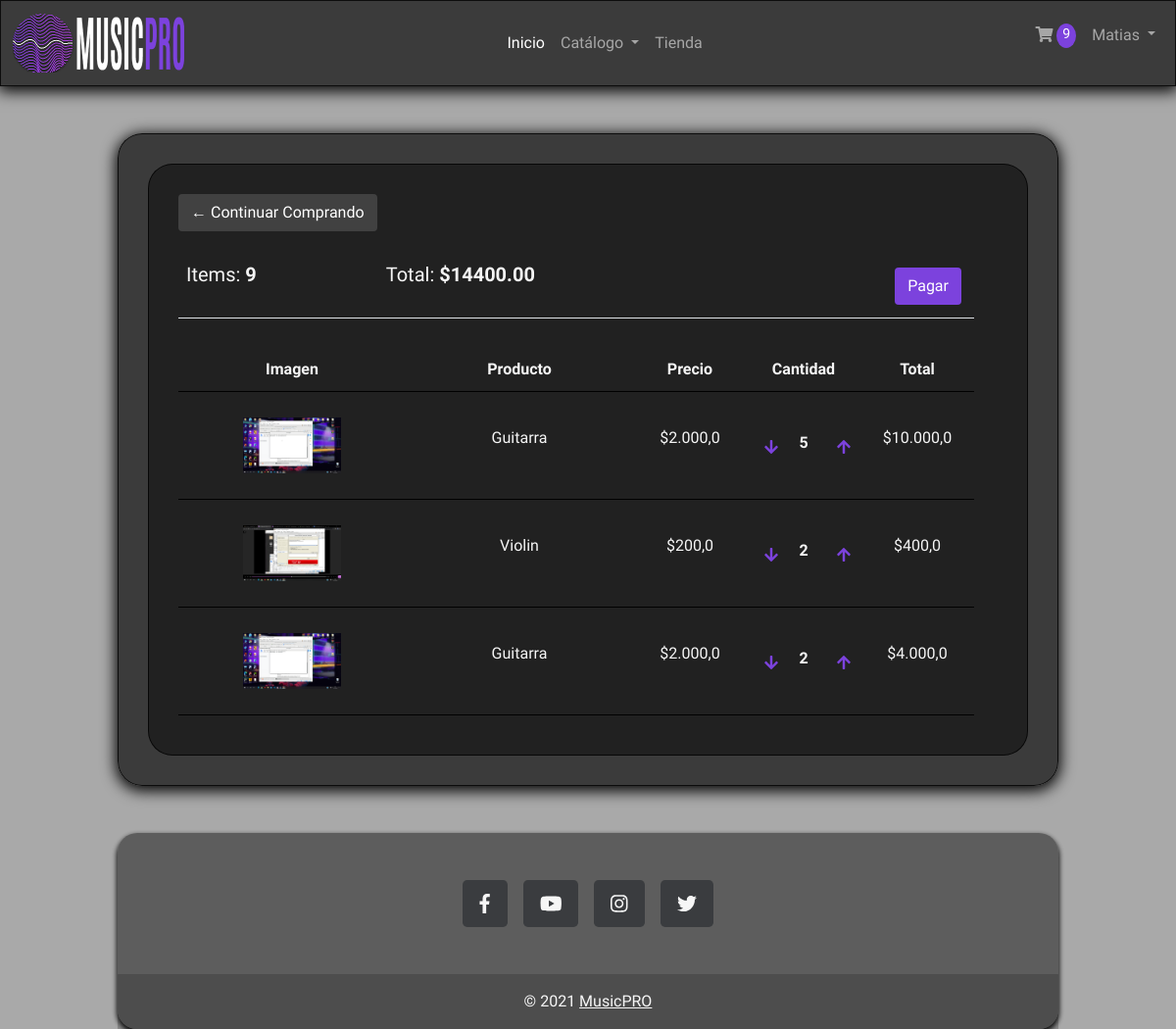
The app's page /cart/ (signed in), older data.
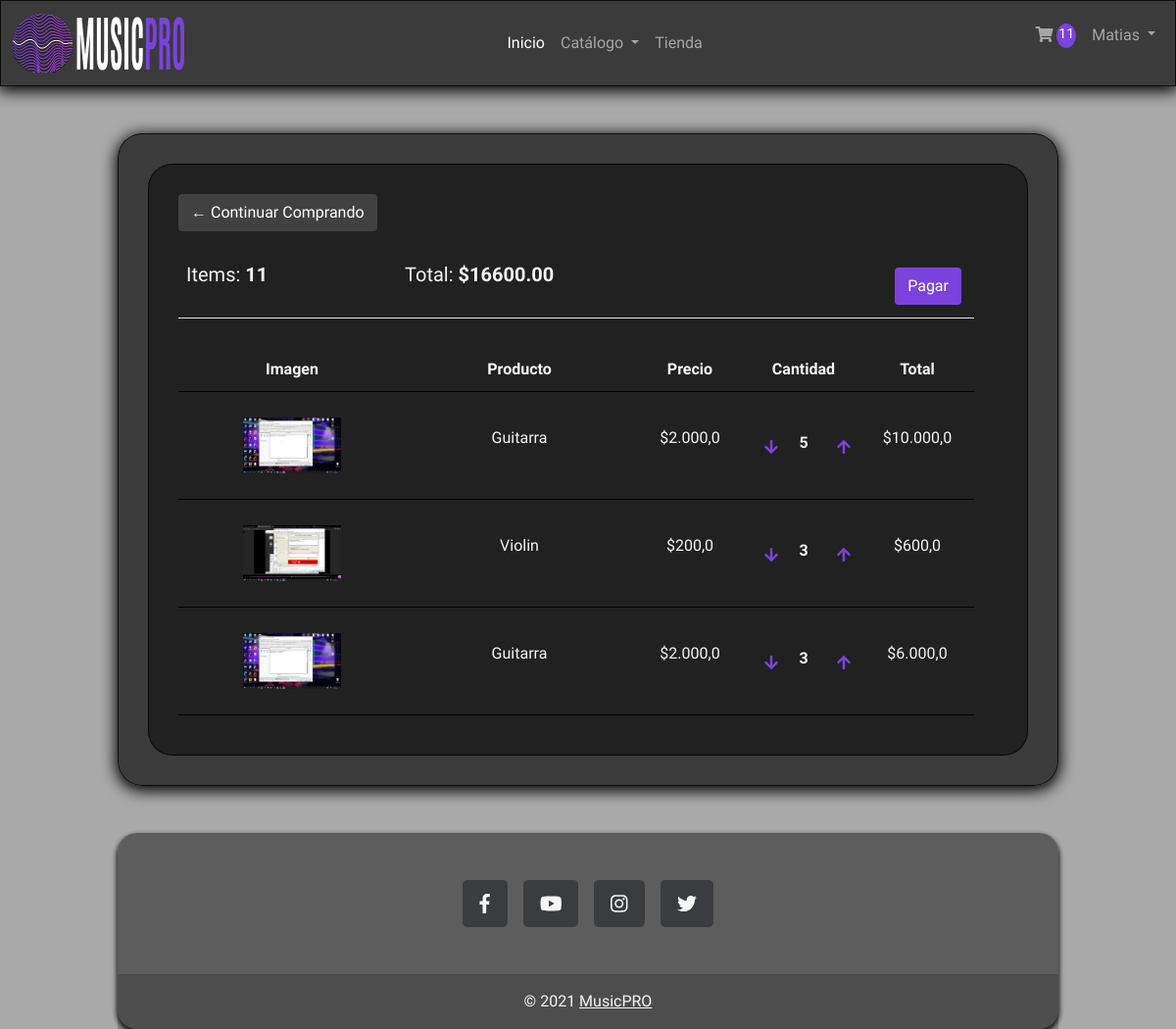
The same page, newer data.
### app/models.py (models this page shows, shortened)
class Order(models.Model):
	customer = models.ForeignKey(Customer, on_delete=models.SET_NULL, null=True, blank=True)
	date_ordered = models.DateTimeField(auto_now_add=True)
	complete = models.BooleanField(default=False)
	transaction_id = models.CharField(max_length=100, null=True)
	@property
	def get_cart_total(self):
		orderitems = self.orderitem_set.all()
		total = sum([item.get_total for item in orderitems])
		return total
	@property
	def get_cart_items(self):
		orderitems = self.orderitem_set.all()
		total = sum([item.quantity for item in orderitems])
		return total

class OrderItem(models.Model):
	product = models.ForeignKey(Product, on_delete=models.SET_NULL, null=True)
	order = models.ForeignKey(Order, on_delete=models.SET_NULL, null=True)
	quantity = models.IntegerField(default=0, null=True, blank=True)
	date_added = models.DateTimeField(auto_now_add=True)
	@property
	def get_total(self):
		total = self.product.price * self.quantity
		return total

class Product(models.Model):
	name = models.CharField(max_length=200)
	marca = models.CharField(max_length=50,blank=True)
	price = models.FloatField()
	image = models.ImageField(null=True, blank=True)
	@property
	def imageURL(self):
		try:
			url = self.image.url
		except:
			url = ''
		return url

### app/views.py (the view)
# urls.py: path('cart/', cart, name="cart"),
def cart(request):
	if request.user.is_authenticated:
		customer = request.user.customer
		order, created = Order.objects.get_or_create(customer=customer, complete=False)
		items = order.orderitem_set.all()
		cartItems = order.get_cart_items
	else:
		items = []
		order = {'get_cart_total':0, 'get_cart_items':0}
		cartItems = order['get_cart_items']
	context = {'items':items, 'order':order, 'cartItems':cartItems}
	return render(request, 'app/cart.html', context)

### app/templates/app/cart.html (shortened to what this page needs)
{% extends 'app/base.html' %}
{% load static %}
{% load humanize %}
{% block contenido %}
<div class="container" id="carritito">
	<div class="row">
		<div class="col-lg-12">
			<div class="box-element">
				<a class="btn btn-outline-secondary" href="{% url 'store' %}">&#x2190; Continuar Comprando</a>
				<br>
				<br>
				<table class="table" style="color: whitesmoke;">
					<tr>
						<th>
							<h5>Items: <strong>{{order.get_cart_items}}</strong></h5>
						</th>
						<th>
							<h5>Total:<strong> ${{order.get_cart_total|floatformat:2}}</strong></h5>
						</th>
						<th>
							<a style="float:right; margin:5px;" class="btn btn-outline-primary" href="{% url 'checkout' %}">Pagar</a>
						</th>
					</tr>
				</table>
			</div>
			<br>
			<div class="box-element">
				<div class="cart-row d-flex justify-content-start text-center">
					<div style="flex:2 "><strong>Imagen</strong></div>
					<div style="flex:2"><strong>Producto</strong></div>
					<div style="flex:1"><strong>Precio</strong></div>
					<div style="flex:1"><strong>Cantidad</strong></div>
					<div style="flex:1"><strong>Total</strong></div>
				</div>
				{% for item in items %}
				<div class="cart-row d-flex justify-content-start align-items-center text-center" style="height: 100px;">
					<div style="flex:2"><img class="row-image" src="{{item.product.imageURL}}"></div>
					<div style="flex:2">
						<p>{{item.product.name|capfirst}}</p>
					</div>
					<div style="flex:1">
						<p>${{item.product.price|intcomma}}</p>
					</div>
					<div style="flex:1">
						<div class="d-flex justify-content-around">
							<a data-product="{{item.product.id}}" data-action="remove" class="chg-quantity update-cart">
								<i class="fa fa-arrow-down fa-fw" aria-hidden="true"></i>
							</a>
							<p class="quantity" id="cantidadnumero">{{item.quantity}}</p>
							<a data-product="{{item.product.id}}" data-action="add" class="chg-quantity update-cart">
								<i class="fa fa-arrow-up fa-fw" aria-hidden="true"></i>
							</a>
						</div>
					</div>
					<div style="flex:1">
						<p>${{item.get_total|intcomma}}</p>
					</div>
				</div>
				{% endfor %}
			</div>
		</div>
	</div>
</div>
{% endblock %}

### app/templates/app/base.html (shortened to what this page needs)
<!DOCTYPE html>
<html lang="en">
<head>
  {% load static %}
  <link rel="stylesheet" href="{% static 'css/home.css' %}">
  <link href="https://cdn.jsdelivr.net/npm/bootstrap@5.0.2/dist/css/bootstrap.min.css" rel="stylesheet"
>
  <link rel="stylesheet" href="https://use.fontawesome.com/releases/v5.0.8/css/solid.css">
</head>
<body id="intro" class="bg-image shadow-2-strong">
  <nav class="navbar navbar-expand-lg navbar-dark">
    <div class="container-fluid">
      <a class="navbar-brand" href="#"><img src="{% static 'img/LOGITO2.png' %}" height="60" alt="logo"></a>
      <div class="collapse navbar-collapse" id="navbarSupportedContent">
        <ul class="navbar-nav mx-auto mb-2 mb-lg-0">
          <li class="nav-item">
            <a class="nav-link active" aria-current="page" href="{% url 'home' %}">Inicio</a>
          </li>
          <li class="nav-item dropdown">
            <a class="nav-link dropdown-toggle" href="#" id="navbarDropdown" role="button" data-bs-toggle="dropdown" aria-expanded="false">
              Catálogo
            </a>
          </li>
          <li class="nav-item">
            <a class="nav-link" href="{% url 'store' %}">Tienda</a>
          </li>
        </ul>
        <ul class="navbar-nav mr-auto mb-2 mb-lg-0">
          <li class="nav-item d-flex">
            <a class="nav-link" href="{% url 'cart' %}">
                <i id="cart-icon"class="fas fa-shopping-cart"></i>
                <p id="cart-total" class="float-end">{{cartItems}}</p>
            </a>
          </li>
          {% if user.is_authenticated %}
                        <li class="nav-item dropdown">
                            <a class="nav-link dropdown-toggle" href="#" id="navbarDropdown" role="button" data-bs-toggle="dropdown" aria-expanded="false">
                            {{ user.username |title }}
                            </a>
                        </li>
                        {% endif %}
        </ul>
      </div>
    </div>
  </nav>
  <div class="contenedorprincipal d-flex">
  {% block contenido %}
  {% endblock %}
  </div>
  <footer class="text-center text-lg-start">
    <div class="container d-flex justify-content-center py-5">
      <button type="button" class="btn btn-primary btn-lg btn-floating mx-2">
        <i class="fab fa-facebook-f"></i>
      </button>
      <button type="button" class="btn btn-primary btn-lg btn-floating mx-2">
        <i class="fab fa-youtube"></i>
      </button>
      <button type="button" class="btn btn-primary btn-lg btn-floating mx-2">
        <i class="fab fa-instagram"></i>
      </button>
      <button type="button" class="btn btn-primary btn-lg btn-floating mx-2">
        <i class="fab fa-twitter"></i>
      </button>
    </div>
    <div class="text-center text-white p-3" style="background-color: rgba(0, 0, 0, 0.2);">
      © 2021
      <a class="text-white" href="{% url 'home' %}">MusicPRO</a>
    </div>
</footer>
</body>
</html>

### app/static/css/home.css (style rules this page uses)
* { font-family: 'Comfortaa', cursive; margin:0; padding:0; }
#intro { background-image: url('../img/fondo.png'); background-size: cover; background-color: darkgray; }
nav.navbar { background-color: rgba(0, 0, 0,0.65); box-shadow: 0px 3px 15px 2px rgba(0,0,0,1); border-style: solid; border-width: 1px; border-color: rgba(0,0,0,0.8); color: white; }
div.contenedorprincipal { height: fit-content; padding: 30px; margin-top: 4%; margin-bottom: 4%; margin-left: 10%; margin-right: 10%; background-color: rgba(0, 0, 0,0.65); border-style: solid; border-width: 1px; border-color: rgba(0,0,0,0.8); color: white; box-shadow: 0px 3px 15px 2px rgba(0,0,0,1); border-radius: 25px; }
div.row { width: 100%; }
footer { background-color: rgba(0, 0, 0, .5); border-radius: 20px; box-shadow: 0px 3px 5px 1px rgba(0, 0, 0, 1); width: 80%; margin-top: 20px; margin-left: 10%; margin-bottom: 0%; opacity: 0.9; position: static; bottom:0px; }
button.btn.btn-primary.btn-lg.btn-floating.mx-2 { background-color: #2E3134; color: white; border-color: transparent; }
#cart-icon { width:25px; display: inline-block; margin-left: 15px; }
#cart-total { display: block; text-align: center; color:#fff; background-color: #7c42dd; width: 20px; height: 25px; border-radius: 50%; font-size: 14px; }
#carritito { background-color: rgb(33, 33, 33); padding: 30px; color: whitesmoke; border-radius: 25px; border-color: rgba(0,0,0,0.8); border-style: solid; border-width: 1px; }
#cantidadnumero { margin: 0px; padding: 0px; }
a.chg-quantity.update-cart { color: #7c42dd; margin-left: 5px; margin-right: 5px; }
.col-lg-4, .col-lg-6, .col-lg-8, .col-lg-12 { margin-top: 10px; }
.btn { border-radius: 0; }
a.btn.btn-outline-primary { border-color: transparent; background-color: #7c42dd; color: white; }
a.btn.btn-outline-secondary { border-color: transparent; background-color: rgb(65, 65, 65); color: white; }
.row-image { width: 100px; }
.cart-row { display: flex; align-items: flex-stretch; padding-bottom: 10px; margin-bottom: 10px; border-bottom: 1px solid black; }
.quantity { display: inline-block; font-weight: 700; padding-right:10px; }
.chg-quantity { width: 12px; cursor: pointer; display: block; margin-top: 5px; transition:.1s; }

Row changes from the older to the newer data that the page shows:
changed through a linked row, Order: get_cart_items "9" → "11"; get_cart_total "14400.00" → "16600.00"
changed OrderItem "Violin": quantity "2" → "3"; get_total "400,0" → "600,0"
changed OrderItem (number 3 of 3 on the later page): quantity "2" → "3"; get_total "4.000,0" → "6.000,0"
Text that changed along with them:
{{ cartItems }}: "9" → "11"
